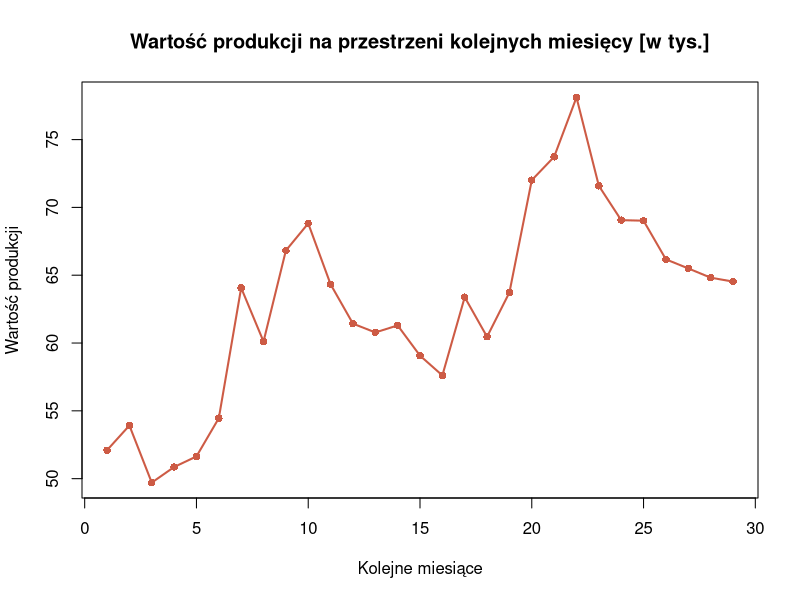
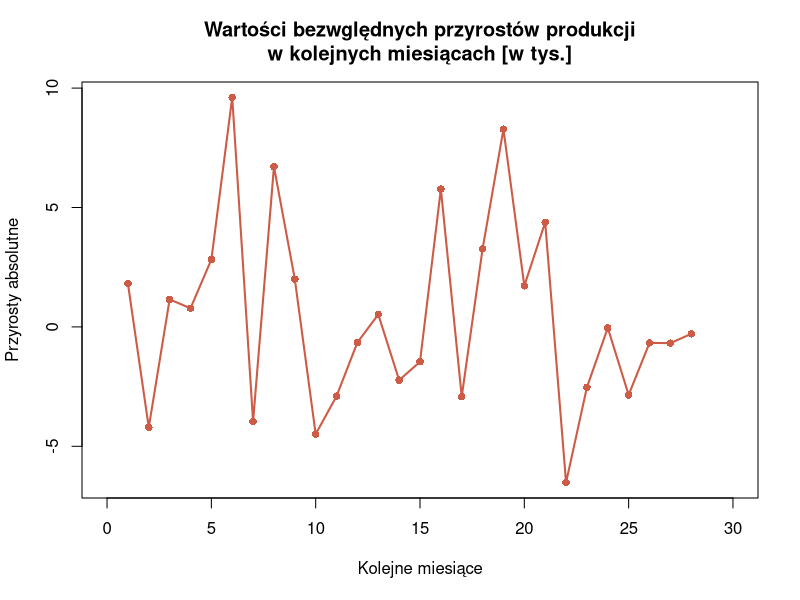
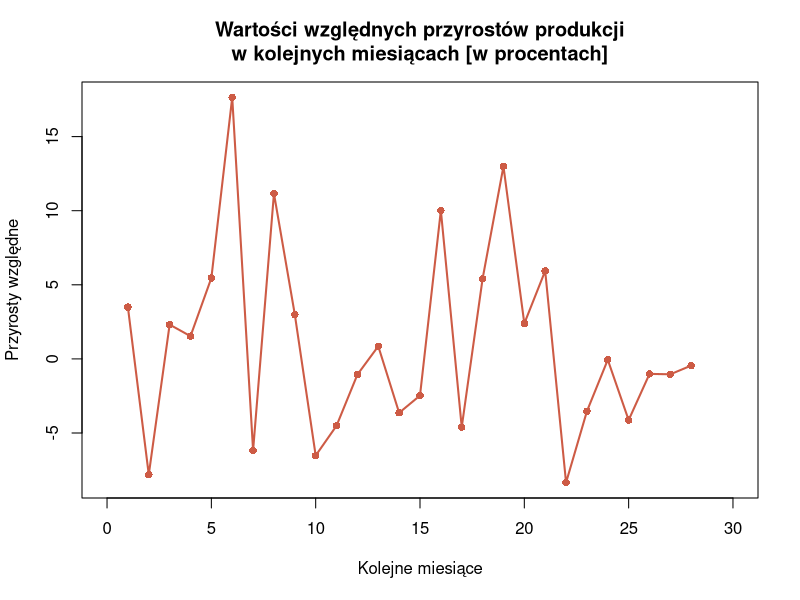

The R source for these figures, in order: (Note: this script raises an error after producing the figures.)
miesiace <- c("III 22", "IV 22", "V 22", "VI 22", "VII 22", "VIII 22", "IX 22", "X 22", "XI 22", "XII 22", "I 23", "II 23",
              "III 23", "IV 23", "V 23", "VI 23", "VII 23", "VIII 23", "IX 23", "X 23", "XI 23", "XII 23", "I 24", "II 24",
              "III 24", "IV 24", "V 24", "VI 24", "VII 24")

produkcja <- c(52.10, 53.92, 49.71, 50.86, 51.64, 54.46, 64.07, 60.11, 66.82, 68.82, 64.33, 61.43,
                  60.78, 61.30, 59.07, 57.61, 63.38, 60.46, 63.73, 72.01, 73.73, 78.11, 71.59, 69.06,
                  69.02, 66.17, 65.50, 64.82, 64.53)

#A - przyrosty absolutne

#PRZYROST ABSOLUTNY MIESIĘCZNY:
przyrost_absolutny_m=c(0, diff(produkcja))

#PRZYROST ABSOLUTNY ROCZNY:
przyrost_absolutny_r=c(0,0,0,0,0,0,0,0,0,0,0,0,diff(produkcja, lag=12))


#B - przyrosty względne

#PRZYROST WZGLĘDNY MIESIĘCZNY 
przyrost_wzgledny_m=round(c(0, diff(produkcja)/head(produkcja,-1)*100),2)

#PRZYROST WZGLĘDNY ROCZNY
przyrost_wzgledny_r=round(c(0,0,0,0,0,0,0,0,0,0,0,0, diff(produkcja, lag=12)/head(produkcja,-12)*100),2)


zad1<-data.frame('Miesiące'=miesiace, 'Produkcja'=produkcja, 'Przyrost absolutny miesięczny'=przyrost_absolutny_m,
           'Przyrost absolutny roczny'=przyrost_absolutny_r, 'Przyrost względny miesięczny'=przyrost_wzgledny_m,
           'Przyrost względny roczny'=przyrost_wzgledny_r)

#write.csv(zad1, 'zad1')

#C - wykresy

#WYKRES PRODUKCJI NA PRZESTRZENI KOLEJNYCH MIESIĘCY
#plot(ts(produkcja, start=1, end=29))
plot(produkcja,type="o",main="Wartość produkcji na przestrzeni kolejnych miesięcy [w tys.]",
     xlab="Kolejne miesiące",ylab="Wartość produkcji",lwd=2,col="coral3", pch=16)

#WYKRES PRZYROSTÓW ABSOLUTNYCH MIESIECZNYCH
plot(diff(produkcja),type="o",main="Wartości bezwględnych przyrostów produkcji\nw kolejnych miesiącach [w tys.]",
     xlab="Kolejne miesiące", xlim=c(0,30), ylab="Przyrosty absolutne",lwd=2,col="coral3", pch=16)

#WYKRES PRZYROSTÓW WZGLĘDNYCH MIESIĘCZNYCH
plot(diff(produkcja)/head(produkcja,-1)*100,type="o",main="Wartości względnych przyrostów produkcji\nw kolejnych miesiącach [w procentach]",
     xlab="Kolejne miesiące", xlim=c(0,30), ylab="Przyrosty względne",lwd=2,col="coral3", pch=16)


#D WARTOŚCI

mean(produkcja)

min(produkcja) 
miesiac_min=miesiace[which.min(produkcja)]

max(produkcja)
miesiace[which.max(produkcja)]

min(diff(produkcja))
miesiace[which.min(diff(produkcja))+1]
    
max(diff(produkcja))
miesiace[which.max(diff(produkcja))+1]

min(diff(produkcja, lag=12))
miesiace[which.min(diff(produkcja, lag=12))+12]

max(diff(produkcja, lag=12))
miesiace[which.max(diff(produkcja, lag=12))+12]

############
# Poprawiona funkcja dla najdłuższego ciągu
najdluzszy_ciag <- function(wektor) {
  rle_wektor <- rle(wektor) # Rozkład długości powtarzających się wartości logicznych (TRUE/FALSE)
  dlugosc <- max(rle_wektor$lengths[rle_wektor$values]) # Znajdź maksymalną długość dla TRUE
  indeks_start <- which.max(rle_wektor$lengths * rle_wektor$values) # Indeks startowy dla TRUE
  
  # Wyznaczenie początku i końca ciągu
  start <- sum(rle_wektor$lengths[1:(indeks_start - 1)]) + 1
  koniec <- start + dlugosc - 1
  
  list(dlugosc = dlugosc, start = start, koniec = koniec)
}

# Analiza wzrostów (zmiany > 0)
ciag_wzrost <- najdluzszy_ciag(zmiany > 0)
okres_wzrost <- miesiace[ciag_wzrost$start:ciag_wzrost$koniec]

# Analiza spadków (zmiany < 0)
ciag_spadek <- najdluzszy_ciag(zmiany < 0)
okres_spadek <- miesiace[ciag_spadek$start:ciag_spadek$koniec]

# Wyniki
cat("Najdłuższy okres wzrostów: długość =", ciag_wzrost$dlugosc, 
    "miesiące:", paste(okres_wzrost, collapse = ", "), "\n")
cat("Najdłuższy okres spadków: długość =", ciag_spadek$dlugosc, 
    "miesiące:", paste(okres_spadek, collapse = ", "), "\n")


############# nie działa to jak coś ale mniej więcej


zmiany <- diff(produkcja) > 0
which.max(rle(zmiany)$lengths)




